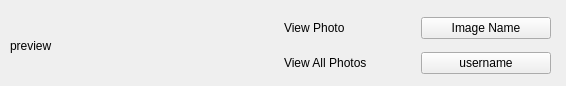
<?xml version="1.0" encoding="UTF-8"?>
<ui version="4.0">
 <class>imageSampleWidget</class>
 <widget class="QWidget" name="imageSampleWidget">
  <property name="geometry">
   <rect>
    <x>0</x>
    <y>0</y>
    <width>566</width>
    <height>86</height>
   </rect>
  </property>
  <property name="windowTitle">
   <string>Form</string>
  </property>
  <widget class="QWidget" name="layoutWidget">
   <property name="geometry">
    <rect>
     <x>10</x>
     <y>10</y>
     <width>541</width>
     <height>71</height>
    </rect>
   </property>
   <layout class="QHBoxLayout" name="horizontalLayout">
    <item>
     <widget class="QLabel" name="label_preview">
      <property name="text">
       <string>preview</string>
      </property>
     </widget>
    </item>
    <item>
     <layout class="QVBoxLayout" name="verticalLayout_2">
      <item>
       <layout class="QHBoxLayout" name="horizontalLayout_4">
        <item>
         <layout class="QHBoxLayout" name="horizontalLayout_5">
          <item>
           <widget class="QLabel" name="label">
            <property name="text">
             <string>View Photo</string>
            </property>
           </widget>
          </item>
          <item>
           <widget class="QPushButton" name="pushButton_imageName">
            <property name="autoFillBackground">
             <bool>true</bool>
            </property>
            <property name="text">
             <string>Image Name</string>
            </property>
           </widget>
          </item>
         </layout>
        </item>
       </layout>
      </item>
      <item>
       <layout class="QHBoxLayout" name="horizontalLayout_7">
        <item>
         <widget class="QLabel" name="label_3">
          <property name="text">
           <string>View All Photos</string>
          </property>
         </widget>
        </item>
        <item>
         <widget class="QPushButton" name="pushButton_username">
          <property name="autoFillBackground">
           <bool>true</bool>
          </property>
          <property name="text">
           <string>username</string>
          </property>
         </widget>
        </item>
       </layout>
      </item>
     </layout>
    </item>
   </layout>
  </widget>
 </widget>
 <resources/>
 <connections/>
</ui>
